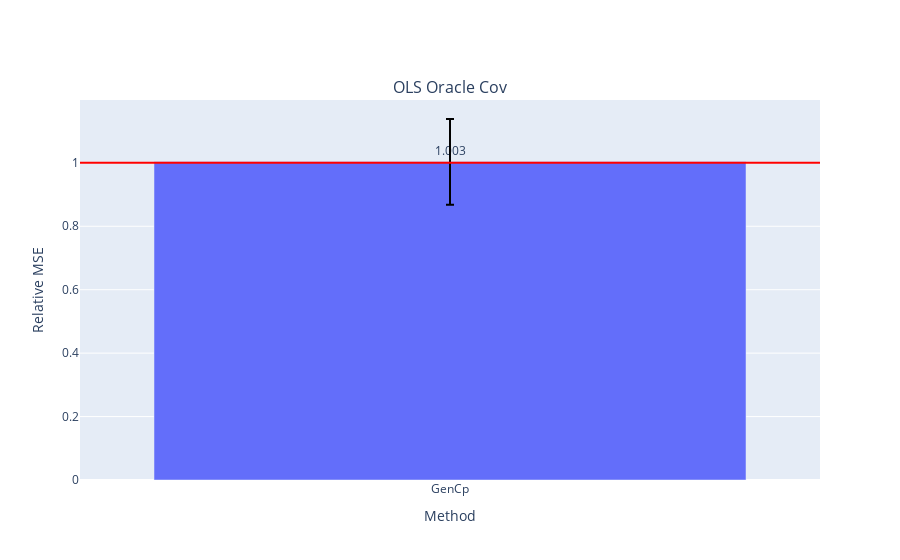

This figure's notebook cell:
### Code cell
fig = make_subplots(
    rows=1, cols=len(models),
    subplot_titles=["OLS Oracle Cov"])

for i, errs in enumerate(model_errs):
    risks = [err.mean() for err in errs]
    test_risk = risks[0]
    # elev_test_risk = risks[1]
    # est_risks = risks[2:]
    est_risks = risks[1:]

    df = pd.DataFrame({est_names[i]: errs[i+1] for i in np.arange(len(est_names))})

    fig.add_trace(go.Bar(
    #     x=['VRF', 'BF_WR', 'BF_FR'], 
        x = df.columns,
        y=(df).mean()/test_risk,
        marker_color=px.colors.qualitative.Plotly,
        text=np.around((df).mean()/test_risk,3),
        textposition='outside',
        error_y=dict(
            type='data',
            color='black',
            array=(df).std() / test_risk,
    #         array=(df/test_risk).clip(upper=(df/test_risk).quantile(.95),axis=1).std(),
    #         symmetric=False,
    #         array=(df/test_risk).quantile(.95) - (df/test_risk).mean(),
    #         arrayminus=(df/test_risk).mean() - (df/test_risk).quantile(.93)
        )
    #         array=(df).mean() + (df).std(),
    #         arrayminus=(df).mean() - (df).std())
    ), row=1, col=i+1)
    # fig.add_trace(go.Bar(
    #     name='Experimental',
    #     x=['GenCp', 'KFCV', 'SPCV'], y=(df).mean(),
    #     error_y=dict(type='data', array=[1, 2])
    # ))
    # fig.update_layout(barmode='group')
    fig.add_hline(y=1., line_color='red', row=1, col=i+1)
    # fig.add_hline(y=elev_test_risk / test_risk, line_color='gray', line_dash='dash', row=1, col=i+1)
    
    fig.update_xaxes(title_text="Method", row=1, col=i+1)
    fig.update_yaxes(title_text="Relative MSE", row=1, col=i+1)
    
# fig.update_layout(
# #     title=f"FC_\u03B4{delta}_snr{snr}_nk{noise_kernel}_nls{noise_length_scale}_nv{noise_nu}_Xk{X_kernel}_Xls{X_length_scale}_Xv{X_nu}",
#     title=title,
#     xaxis_title="Method",
#     yaxis_title="MSE",
# #     legend_title="Legend Title",
# #     font=dict(
# #         family="Courier New, monospace",
# #         size=18,
# #         color="RebeccaPurple"
# #     )
# )
# barfp = os.path.expanduser(savedir + fig.layout.title['text'] + ".jpeg")
# fig.write_image(os.path.expanduser(barfp))
fig.show()

### Figure 1 — Plotly figure (JSON) as saved in the notebook; plotly's stock layout.template omitted (floating-point values rounded to 4 significant figures)
{"data": [{"error_y": {"array": [0.1351], "color": "black", "type": "data"}, "marker": {"color": ["#636EFA", "#EF553B", "#00CC96", "#AB63FA", "#FFA15A", "#19D3F3", "#FF6692", "#B6E880", "#FF97FF", "#FECB52"]}, "text": [1.003], "textposition": "outside", "type": "bar", "x": ["GenCp"], "xaxis": "x", "y": [1.003], "yaxis": "y"}], "layout": {"annotations": [{"font": {"size": 16}, "showarrow": false, "text": "OLS Oracle Cov", "x": 0.5, "xanchor": "center", "xref": "paper", "y": 1, "yanchor": "bottom", "yref": "paper"}], "shapes": [{"line": {"color": "red"}, "type": "line", "x0": 0, "x1": 1, "xref": "x domain", "y0": 1, "y1": 1, "yref": "y"}], "xaxis": {"anchor": "y", "domain": [0, 1], "title": {"text": "Method"}}, "yaxis": {"anchor": "x", "domain": [0, 1], "title": {"text": "Relative MSE"}}}}
